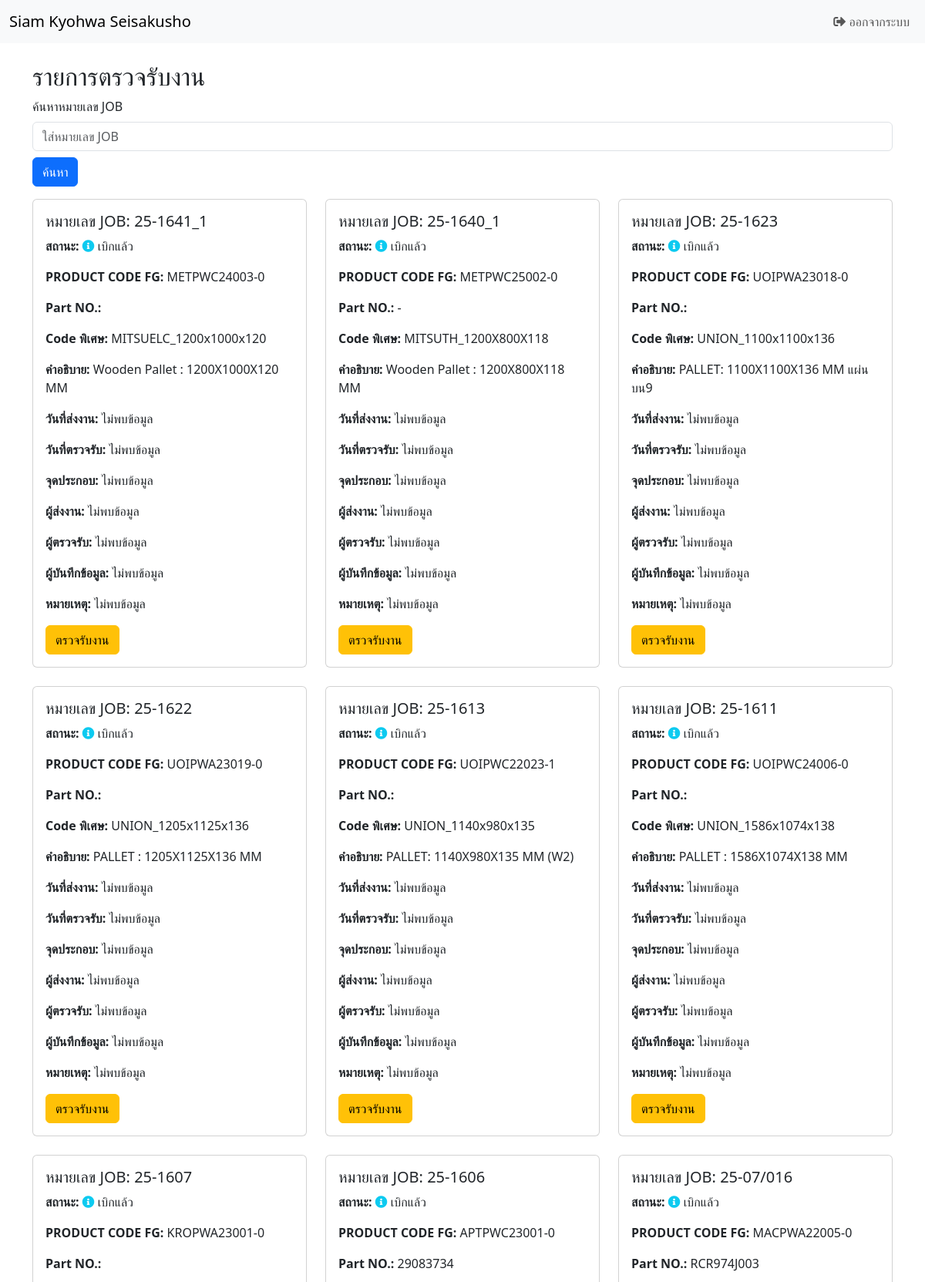
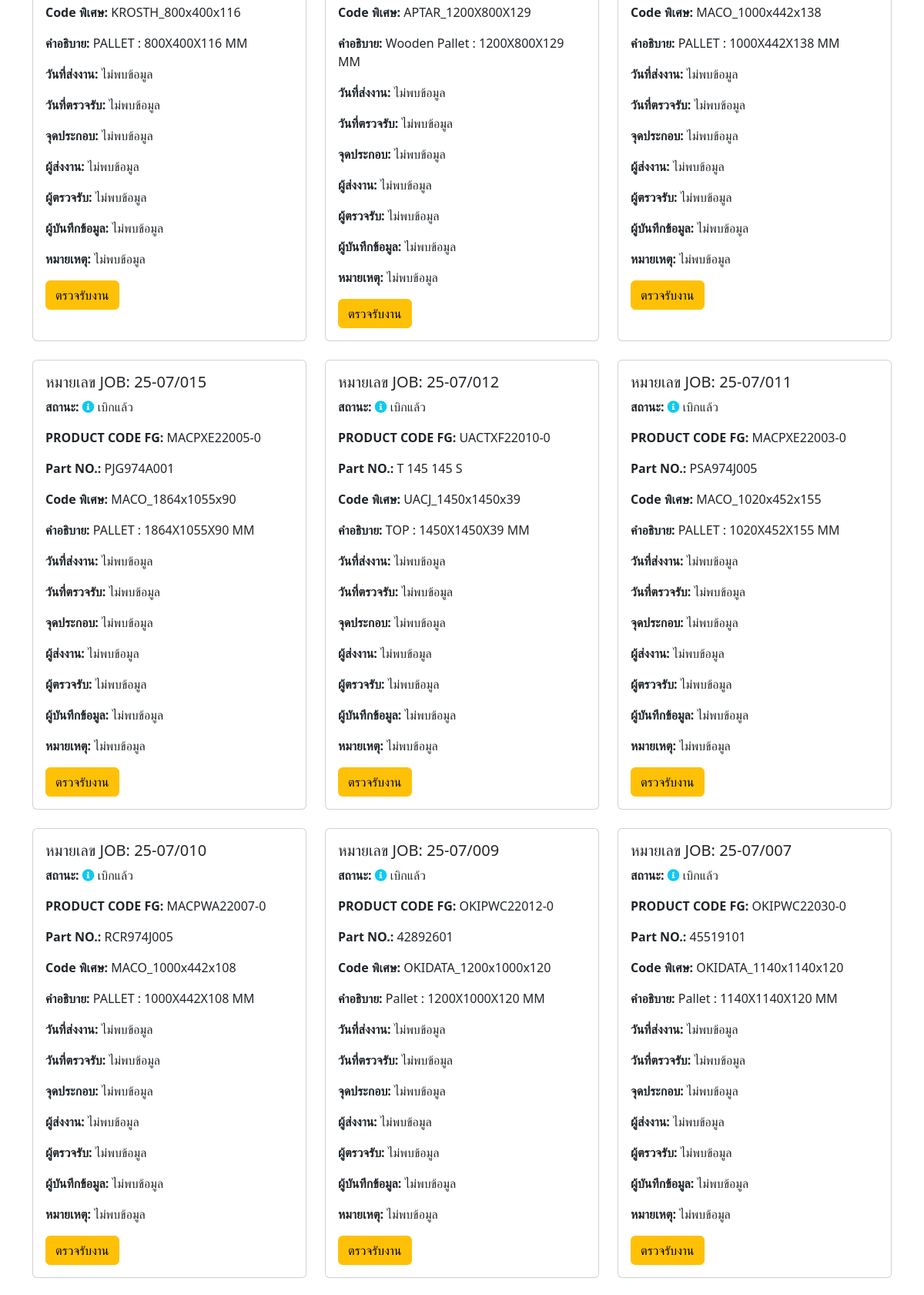
/product_complete_list.php (upper part), run on the app's committed database (2 pictures, top to bottom).
### tables this page shows
CREATE TABLE IF NOT EXISTS `prod_list` (
  `prod_id` int(11) NOT NULL AUTO_INCREMENT,
  `prod_code` varchar(50) DEFAULT NULL,
  `customer_id` int(11) DEFAULT NULL,
  `code_cus_size` text DEFAULT NULL,
  `prod_type` varchar(50) DEFAULT NULL,
  `prod_partno` varchar(50) DEFAULT NULL,
  `length` int(11) DEFAULT NULL,
  `width` int(11) DEFAULT NULL,
  `thickness` int(11) DEFAULT NULL,
  `prod_description` text DEFAULT NULL,
  PRIMARY KEY (`prod_id`)
);

### product_complete_list.php (the view, shortened to what this page needs)
<?php
include('config_db.php');
$items_per_page = 150;
$current_page = isset($_GET['page']) ? (int)$_GET['page'] : 1;
$offset = ($current_page - 1) * $items_per_page;
$search_value = isset($_GET['search']) ? trim($_GET['search']) : '';
$search_condition = "";
$jobs_query = "SELECT DISTINCT job_id
               FROM wood_issue
               WHERE (issue_status = 'เบิกแล้ว' OR issue_status = 'ปิดสำเร็จ')
               $search_condition
               ORDER BY creation_date DESC
               LIMIT $items_per_page OFFSET $offset";
$jobs_result = mysqli_query($conn, $jobs_query);
?>
<!DOCTYPE html>
<html lang="th">
<head>
    <link rel="stylesheet" href="https://cdnjs.cloudflare.com/ajax/libs/font-awesome/5.15.4/css/all.min.css">
    <link href="https://cdn.jsdelivr.net/npm/bootstrap@5.3.0-alpha1/dist/css/bootstrap.min.css" rel="stylesheet" />
</head>
<body>
    <?php include('navbar.php'); ?>
<div class="container my-4">
    <h2>รายการตรวจรับงาน</h2>
    <form method="GET" class="mb-3">
        <div class="form-group">
            <label for="search" class="mb-2">ค้นหาหมายเลข JOB</label>
            <input type="text" class="form-control" id="search" name="search" placeholder="ใส่หมายเลข JOB" value="<?php echo htmlspecialchars($search_value); ?>">
        </div>
        <button type="submit" class="btn btn-primary mt-2">ค้นหา</button>
    </form>
    <div class="row">
        <?php
        if ($jobs_result && mysqli_num_rows($jobs_result) > 0) {
            while ($row = mysqli_fetch_assoc($jobs_result)) {
                $job_id = $row['job_id'];
                $status_query = "SELECT issue_status FROM wood_issue WHERE job_id = '$job_id' LIMIT 1";
                $status_result = mysqli_query($conn, $status_query);
                $status_row = mysqli_fetch_assoc($status_result);
                $issue_status = $status_row['issue_status'];
                switch ($issue_status) {
                    case 'เบิกแล้ว':
                        $icon = 'fas fa-info-circle text-info';
                        break;
                    case 'ปิดสำเร็จ':
                        $icon = 'fas fa-thumbs-up text-success';
                        break;
                }
                $product_codes_query = "SELECT product_code, prod_id FROM wood_issue WHERE job_id = '$job_id'";
                $product_codes_result = mysqli_query($conn, $product_codes_query);
                $prod_details = [];
                while ($product_row = mysqli_fetch_assoc($product_codes_result)) {
                    $prod_id = $product_row['prod_id'];
                    $prod_query = "SELECT prod_code,prod_partno, code_cus_size, prod_description FROM prod_list WHERE prod_id = '$prod_id'";
                    $prod_result = mysqli_query($conn, $prod_query);
                    if ($prod_row = mysqli_fetch_assoc($prod_result)) {
                        $prod_details[] = [
                            'prod_code'      => $prod_row['prod_code'],
                            'prod_partno'      => $prod_row['prod_partno'],
                            'code_cus_size'    => $prod_row['code_cus_size'],
                            'prod_description' => $prod_row['prod_description']
                        ];
                    }
                }
        ?>
                <div class="col-md-4 col-sm-12 mb-4">
                    <div class="card h-100">
                        <div class="card-body">
                            <h5 class="card-title">หมายเลข JOB: <?php echo $job_id; ?></h5>
                            <?php foreach ($prod_details as $prod) { ?>
                                <p class="card-text"><strong>สถานะ: <i class="<?php echo $icon; ?>"></i></strong> <?php echo $issue_status; ?></p>
                                <p class="card-text"><strong>PRODUCT CODE FG:</strong> <?php echo $prod['prod_code']; ?></p>
                                <p class="card-text"><strong>Part NO.:</strong> <?php echo $prod['prod_partno']; ?></p>
                                <p class="card-text"><strong>Code พิเศษ:</strong> <?php echo $prod['code_cus_size']; ?></p>
                                <p class="card-text"><strong>คำอธิบาย:</strong> <?php echo $prod['prod_description']; ?></p>
                                <?php
                                $send_receive_query = "SELECT send_by, receive_by, record_by, reason, date_complete, date_receive, assembly_point FROM jobs_complete WHERE job_id = '$job_id' LIMIT 1";
                                $send_receive_result = mysqli_query($conn, $send_receive_query);
                                if ($send_receive_row = mysqli_fetch_assoc($send_receive_result)) {
                                    $date_complete = $send_receive_row['date_complete'];
                                    $send_by = $send_receive_row['send_by'];
                                    $receive_by = $send_receive_row['receive_by'];
                                    $record_by = $send_receive_row['record_by'];
                                    $reason = $send_receive_row['reason'];
                                    $assembly_point = $send_receive_row['assembly_point'];
                                    $date_receive = $send_receive_row['date_receive'];
                                } else {
                                    $date_complete = "ไม่พบข้อมูล";
                                    $send_by = "ไม่พบข้อมูล";
                                    $receive_by = "ไม่พบข้อมูล";
                                    $record_by = "ไม่พบข้อมูล";
                                    $reason = "ไม่พบข้อมูล";
                                    $assembly_point = "ไม่พบข้อมูล";
                                    $date_receive = "ไม่พบข้อมูล";
                                }
                                ?>
                                <p class="card-text"><strong>วันที่ส่งงาน:</strong> <?php echo $date_receive; ?></p>
                                <p class="card-text"><strong>วันที่ตรวจรับ:</strong> <?php echo $date_complete; ?></p>
                                <p class="card-text"><strong>จุดประกอบ:</strong> <?php echo $assembly_point; ?></p>
                                <p class="card-text"><strong>ผู้ส่งงาน:</strong> <?php echo $send_by; ?></p>
                                <p class="card-text"><strong>ผู้ตรวจรับ:</strong> <?php echo $receive_by; ?></p>
                                <p class="card-text"><strong>ผู้บันทึกข้อมูล:</strong> <?php echo $record_by; ?></p>
                                <p class="card-text"><strong>หมายเหตุ:</strong> <?php echo $reason; ?></p>
                            <?php } ?>
                            <?php if ($issue_status == 'ปิดสำเร็จ'): ?>
                                <button class="btn btn-warning" disabled>ตรวจรับงาน</button>
                            <?php else: ?>
                                <a href="check_product_complete.php?job_id=<?php echo $job_id; ?>" class="btn btn-warning">ตรวจรับงาน</a>
                            <?php endif; ?>
                        </div>
                    </div>
                </div>
        <?php
            }
        } else {
            echo "<p>ไม่พบข้อมูลที่ค้นหา</p>";
        }
        ?>
    </div>
</div>
</body>
</html>

### data on the page
prod_list: issue_status "เบิกแล้ว", prod_code "METPWC24003-0", code_cus_size "MITSUELC_1200x1000x120", prod_description "Wooden Pallet : 1200X1000X120 MM", date_receive "ไม่พบข้อมูล", date_complete "ไม่พบข้อมูล", assembly_point "ไม่พบข้อมูล", send_by "ไม่พบข้อมูล", receive_by "ไม่พบข้อมูล", record_by "ไม่พบข้อมูล", reason "ไม่พบข้อมูล"
prod_list: issue_status "เบิกแล้ว", prod_code "METPWC25002-0", prod_partno "-", code_cus_size "MITSUTH_1200X800X118", prod_description "Wooden Pallet : 1200X800X118 MM", date_receive "ไม่พบข้อมูล", date_complete "ไม่พบข้อมูล", assembly_point "ไม่พบข้อมูล", send_by "ไม่พบข้อมูล", receive_by "ไม่พบข้อมูล", record_by "ไม่พบข้อมูล", reason "ไม่พบข้อมูล"
prod_list: issue_status "เบิกแล้ว", prod_code "UOIPWA23018-0", code_cus_size "UNION_1100x1100x136", prod_description "PALLET: 1100X1100X136 MM แผ่นบน9", date_receive "ไม่พบข้อมูล", date_complete "ไม่พบข้อมูล", assembly_point "ไม่พบข้อมูล", send_by "ไม่พบข้อมูล", receive_by "ไม่พบข้อมูล", record_by "ไม่พบข้อมูล", reason "ไม่พบข้อมูล"
prod_list: issue_status "เบิกแล้ว", prod_code "UOIPWA23019-0", code_cus_size "UNION_1205x1125x136", prod_description "PALLET : 1205X1125X136 MM", date_receive "ไม่พบข้อมูล", date_complete "ไม่พบข้อมูล", assembly_point "ไม่พบข้อมูล", send_by "ไม่พบข้อมูล", receive_by "ไม่พบข้อมูล", record_by "ไม่พบข้อมูล", reason "ไม่พบข้อมูล"
prod_list: issue_status "เบิกแล้ว", prod_code "UOIPWC22023-1", code_cus_size "UNION_1140x980x135", prod_description "PALLET: 1140X980X135 MM (W2)", date_receive "ไม่พบข้อมูล", date_complete "ไม่พบข้อมูล", assembly_point "ไม่พบข้อมูล", send_by "ไม่พบข้อมูล", receive_by "ไม่พบข้อมูล", record_by "ไม่พบข้อมูล", reason "ไม่พบข้อมูล"
prod_list: issue_status "เบิกแล้ว", prod_code "UOIPWC24006-0", code_cus_size "UNION_1586x1074x138", prod_description "PALLET : 1586X1074X138 MM", date_receive "ไม่พบข้อมูล", date_complete "ไม่พบข้อมูล", assembly_point "ไม่พบข้อมูล", send_by "ไม่พบข้อมูล", receive_by "ไม่พบข้อมูล", record_by "ไม่พบข้อมูล", reason "ไม่พบข้อมูล"
prod_list: issue_status "เบิกแล้ว", prod_code "KROPWA23001-0", code_cus_size "KROSTH_800x400x116", prod_description "PALLET : 800X400X116 MM", date_receive "ไม่พบข้อมูล", date_complete "ไม่พบข้อมูล", assembly_point "ไม่พบข้อมูล", send_by "ไม่พบข้อมูล", receive_by "ไม่พบข้อมูล", record_by "ไม่พบข้อมูล", reason "ไม่พบข้อมูล"
prod_list: issue_status "เบิกแล้ว", prod_code "APTPWC23001-0", prod_partno "29083734", code_cus_size "APTAR_1200X800X129", prod_description "Wooden Pallet : 1200X800X129 MM", date_receive "ไม่พบข้อมูล", date_complete "ไม่พบข้อมูล", assembly_point "ไม่พบข้อมูล", send_by "ไม่พบข้อมูล", receive_by "ไม่พบข้อมูล", record_by "ไม่พบข้อมูล", reason "ไม่พบข้อมูล"
prod_list: issue_status "เบิกแล้ว", prod_code "MACPWA22005-0", prod_partno "RCR974J003", code_cus_size "MACO_1000x442x138", prod_description "PALLET : 1000X442X138 MM", date_receive "ไม่พบข้อมูล", date_complete "ไม่พบข้อมูล", assembly_point "ไม่พบข้อมูล", send_by "ไม่พบข้อมูล", receive_by "ไม่พบข้อมูล", record_by "ไม่พบข้อมูล", reason "ไม่พบข้อมูล"
prod_list: issue_status "เบิกแล้ว", prod_code "MACPXE22005-0", prod_partno "PJG974A001", code_cus_size "MACO_1864x1055x90", prod_description "PALLET : 1864X1055X90 MM", date_receive "ไม่พบข้อมูล", date_complete "ไม่พบข้อมูล", assembly_point "ไม่พบข้อมูล", send_by "ไม่พบข้อมูล", receive_by "ไม่พบข้อมูล", record_by "ไม่พบข้อมูล", reason "ไม่พบข้อมูล"
prod_list: issue_status "เบิกแล้ว", prod_code "UACTXF22010-0", prod_partno "T 145 145 S", code_cus_size "UACJ_1450x1450x39", prod_description "TOP : 1450X1450X39 MM", date_receive "ไม่พบข้อมูล", date_complete "ไม่พบข้อมูล", assembly_point "ไม่พบข้อมูล", send_by "ไม่พบข้อมูล", receive_by "ไม่พบข้อมูล", record_by "ไม่พบข้อมูล", reason "ไม่พบข้อมูล"
prod_list: issue_status "เบิกแล้ว", prod_code "MACPXE22003-0", prod_partno "PSA974J005", code_cus_size "MACO_1020x452x155", prod_description "PALLET : 1020X452X155 MM", date_receive "ไม่พบข้อมูล", date_complete "ไม่พบข้อมูล", assembly_point "ไม่พบข้อมูล", send_by "ไม่พบข้อมูล", receive_by "ไม่พบข้อมูล", record_by "ไม่พบข้อมูล", reason "ไม่พบข้อมูล"
prod_list: issue_status "เบิกแล้ว", prod_code "MACPWA22007-0", prod_partno "RCR974J005", code_cus_size "MACO_1000x442x108", prod_description "PALLET : 1000X442X108 MM", date_receive "ไม่พบข้อมูล", date_complete "ไม่พบข้อมูล", assembly_point "ไม่พบข้อมูล", send_by "ไม่พบข้อมูล", receive_by "ไม่พบข้อมูล", record_by "ไม่พบข้อมูล", reason "ไม่พบข้อมูล"
prod_list: issue_status "เบิกแล้ว", prod_code "OKIPWC22012-0", prod_partno "42892601", code_cus_size "OKIDATA_1200x1000x120", prod_description "Pallet : 1200X1000X120 MM", date_receive "ไม่พบข้อมูล", date_complete "ไม่พบข้อมูล", assembly_point "ไม่พบข้อมูล", send_by "ไม่พบข้อมูล", receive_by "ไม่พบข้อมูล", record_by "ไม่พบข้อมูล", reason "ไม่พบข้อมูล"
prod_list: issue_status "เบิกแล้ว", prod_code "OKIPWC22030-0", prod_partno "45519101", code_cus_size "OKIDATA_1140x1140x120", prod_description "Pallet : 1140X1140X120 MM", date_receive "ไม่พบข้อมูล", date_complete "ไม่พบข้อมูล", assembly_point "ไม่พบข้อมูล", send_by "ไม่พบข้อมูล", receive_by "ไม่พบข้อมูล", record_by "ไม่พบข้อมูล", reason "ไม่พบข้อมูล"

### other printed values
$job_id "25-1641_1"
$job_id "25-1640_1"
$job_id "25-1623"
$job_id "25-1622"
$job_id "25-1613"
$job_id "25-1611"
$job_id "25-1607"
$job_id "25-1606"
$job_id "25-07/016"
$job_id "25-07/015"
$job_id "25-07/012"
$job_id "25-07/011"
$job_id "25-07/010"
$job_id "25-07/009"
$job_id "25-07/007"
